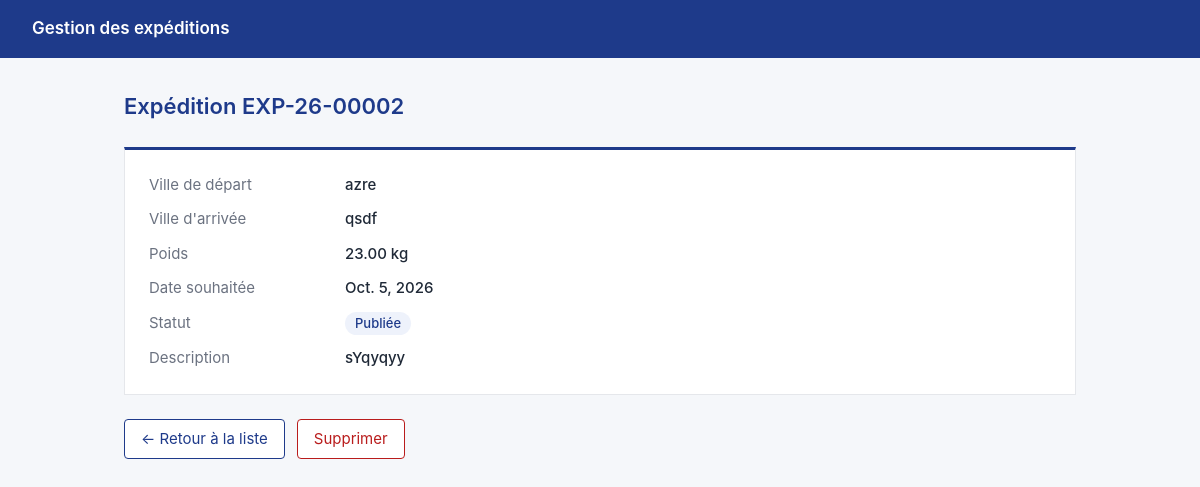
/expeditions/details/EXP-26-00002/, run on the app's committed database.
### ExpeditionApp/models.py (models this page shows, shortened)
class Expedition(models.Model):
    reference = models.CharField(max_length=100, unique=True, blank=True)
    ville_depart = models.CharField(max_length=100)
    ville_arrivee = models.CharField(max_length=100)
    poids_kg = models.DecimalField(max_digits=10, decimal_places=2,
                                   validators=[MinValueValidator(Decimal('0.01'), "Le poids ne peut pas être nul.")])
    date_souhaitee = models.DateField()
    description = models.TextField()
    statut = models.CharField(
        max_length=20,
        choices=[
            ('publiee', 'Publiée'),
            ('attribuee', 'Attribuée'),
            ('en_cours', 'En cours'),
            ('livree', 'Livrée'),
            ('annulee', 'Annulée'),
        ],
        default='publiee'
    )
    created_at = models.DateTimeField(auto_now_add=True)
    updated_at = models.DateTimeField(auto_now=True)
    entreprise = models.ForeignKey('EntrepriseApp.Entreprise', on_delete=models.CASCADE,
                                   related_name='expeditions')

### ExpeditionApp/views.py (the view)
# urls.py: path('details/<str:reference>/', detailExpedition, name='detail'),
def detailExpedition(request, reference):
    expedition = get_object_or_404(Expedition, reference=reference)
    return render(request, 'expedition/details.html', {"expedition": expedition})

### templates/expedition/details.html (shortened to what this page needs)
{% extends "base.html" %}
{% block content %}
<h1>Expédition {{ expedition.reference }}</h1>
<div class="card">
    <dl>
        <dt>Ville de départ</dt><dd>{{ expedition.ville_depart }}</dd>
        <dt>Ville d'arrivée</dt><dd>{{ expedition.ville_arrivee }}</dd>
        <dt>Poids</dt><dd>{{ expedition.poids_kg }} kg</dd>
        <dt>Date souhaitée</dt><dd>{{ expedition.date_souhaitee }}</dd>
        <dt>Statut</dt><dd><span class="badge">{{ expedition.get_statut_display }}</span></dd>
        <dt>Description</dt><dd>{{ expedition.description|default:"—" }}</dd>
    </dl>
</div>
<div class="actions">
    <a class="btn" href="{% url 'expedition:list' %}">← Retour à la liste</a>
    <a class="btn btn-outline-danger" href="{% url 'expedition:delete' expedition.reference %}">Supprimer</a>
</div>
{% endblock %}

### templates/base.html (style rules this page uses)
:root { --primary: #1e3a8a; --primary-dark: #172e6e; --primary-light: #eef2fb; --danger: #b91c1c; --text: #1f2937; --muted: #6b7280; --border: #e5e7eb; --bg: #f5f7fa; }
* { box-sizing: border-box; }
body { margin: 0; font-family: -apple-system, "Segoe UI", Roboto, Arial, sans-serif; font-size: 15px; color: var(--text); background: var(--bg); line-height: 1.5; }
h1 { font-size: 22px; font-weight: 600; margin: 0 0 24px; color: var(--primary); }
a { color: var(--primary); text-decoration: none; }
.card { background: #fff; border: 1px solid var(--border); border-top: 3px solid var(--primary); padding: 24px; }
dl { display: grid; grid-template-columns: 180px 1fr; gap: 12px 16px; margin: 0; }
dt { color: var(--muted); }
dd { margin: 0; font-weight: 500; }
.actions { margin-top: 24px; display: flex; gap: 12px; align-items: center; }
.btn { display: inline-block; padding: 8px 16px; border: 1px solid var(--primary); border-radius: 4px; background: #fff; color: var(--primary); font: inherit; text-decoration: none; cursor: pointer; }
.btn-outline-danger { border-color: var(--danger); color: var(--danger); }
.badge { display: inline-block; padding: 2px 10px; border-radius: 999px; font-size: 13px; background: var(--primary-light); color: var(--primary); }

### data on the page
Expedition: reference "EXP-26-00002", ville_depart "azre", ville_arrivee "qsdf", poids_kg "23.00", date_souhaitee "Oct. 5, 2026", statut "Publiée", description "sYqyqyy"
